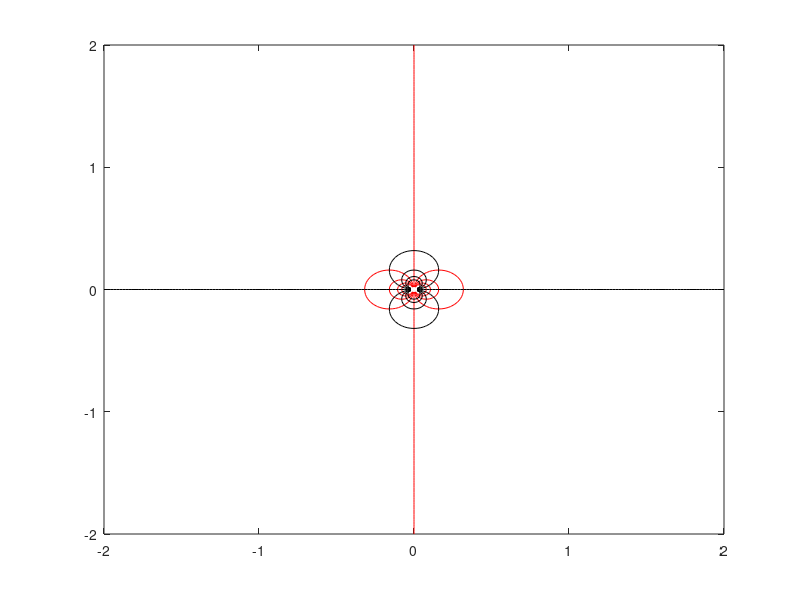
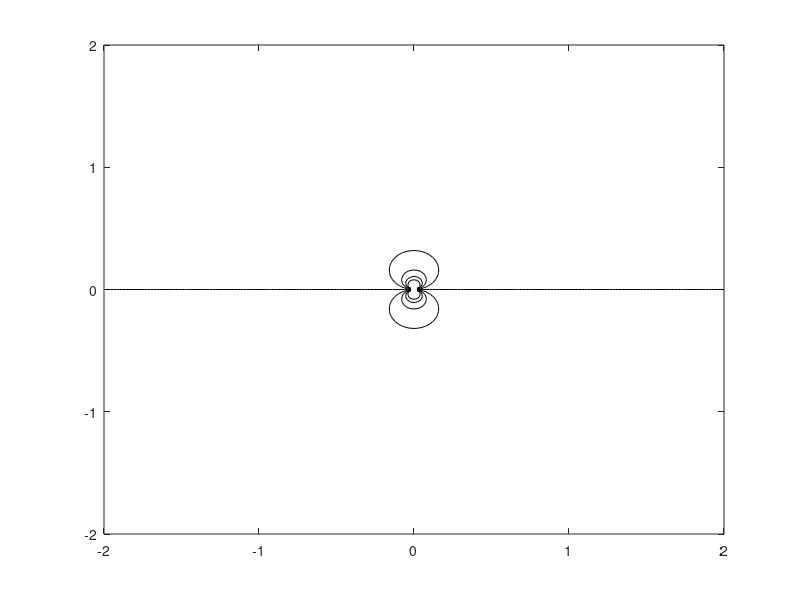
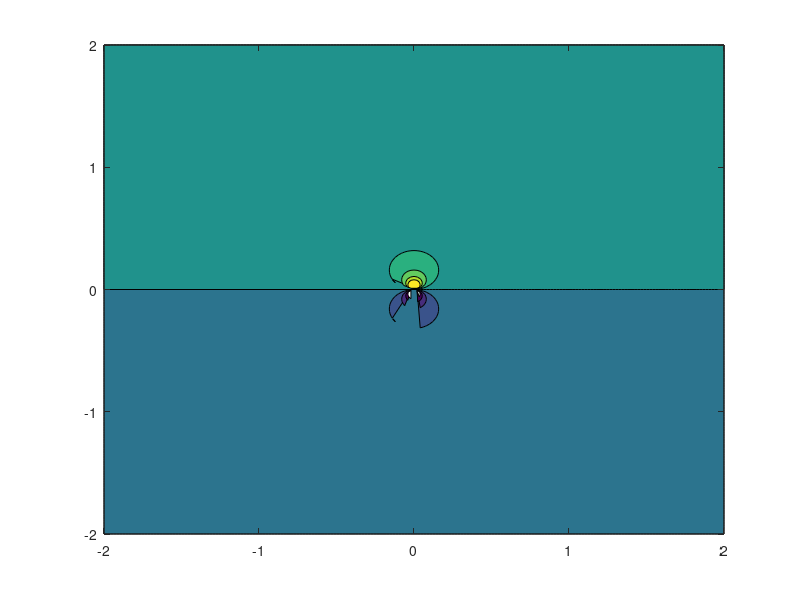

The MATLAB script that drew these images, in order:
clc
clear all
close all

%doublet flow
mu = 1; %doublet strength%GRID
x = -2:0.02:2;
y = -2:0.02:2;

for m = 1:length(x);
     for n = 1:length(y);
         xx(m,n) = x(m);
         yy(m,n) = y(n);
         % velocity potential function
         phi_doublet_strength(m,n) = (mu*x(m)/(2*pi*(x(m)^2+y(n)^2)));
         %stream function
         psi_doublet_strength(m,n) = (mu*y(n)/(2*pi*(x(m)^2+y(n)^2)));
     end
end
%plotting syntax

figure(1)
%psi-phi mesh
%equipotential lines
contour(xx,yy,phi_doublet_strength,[-2:0.5:2],'r')
hold on
%streamlines
contour(xx,yy,psi_doublet_strength,[-2:0.5:2],'k')

figure(2)
%streamlines
contour(xx,yy,psi_doublet_strength,[-2:0.5:2],'k')
         
figure(3)
%stream surfaces
contourf(xx,yy,psi_doublet_strength,[-2:0.5:2])
